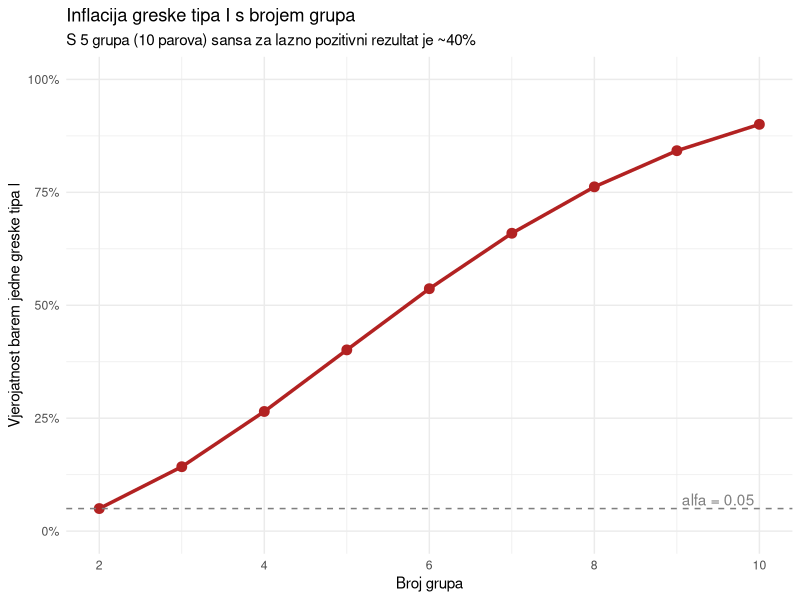
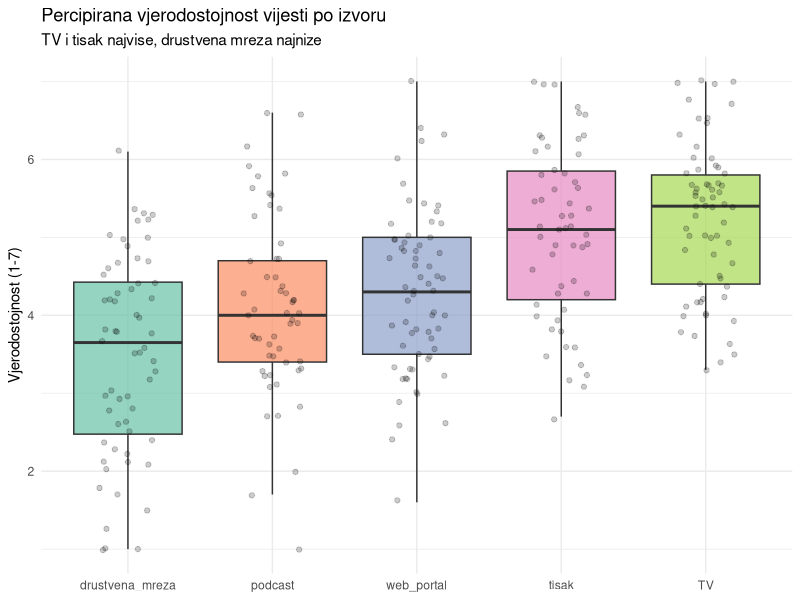
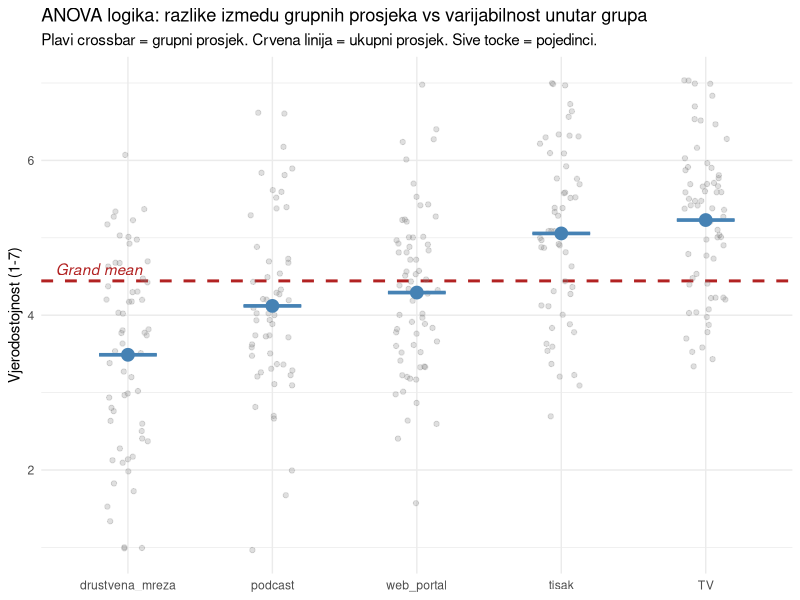
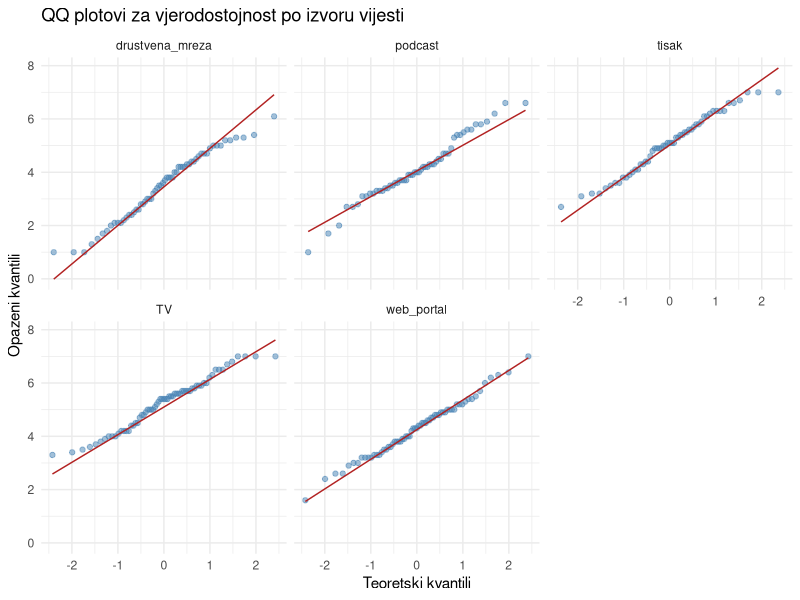
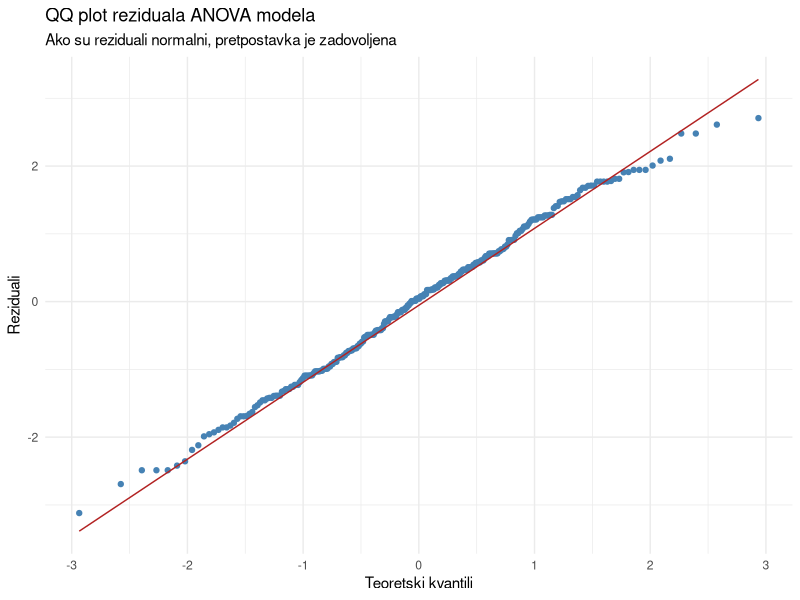
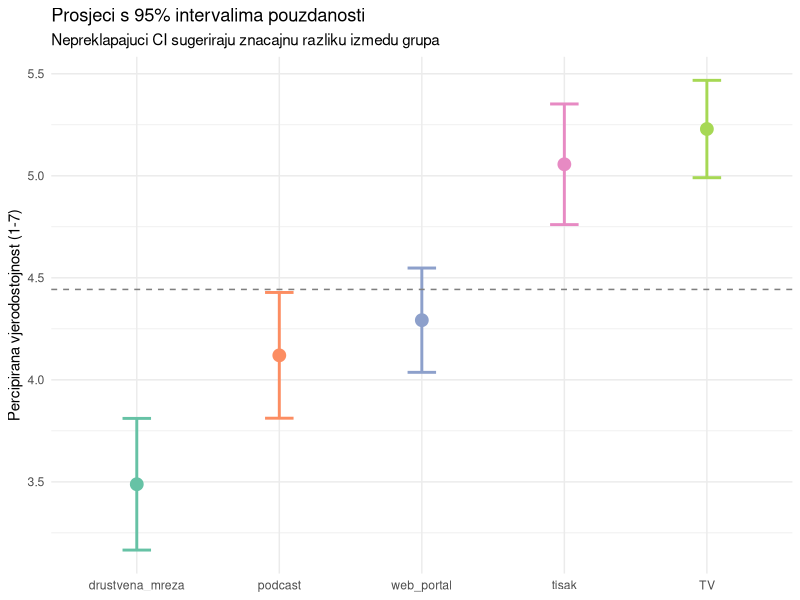
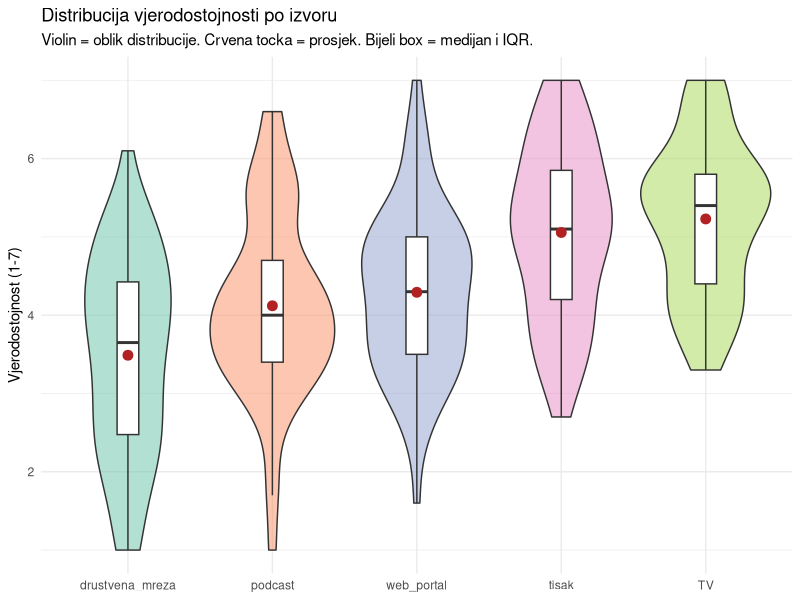
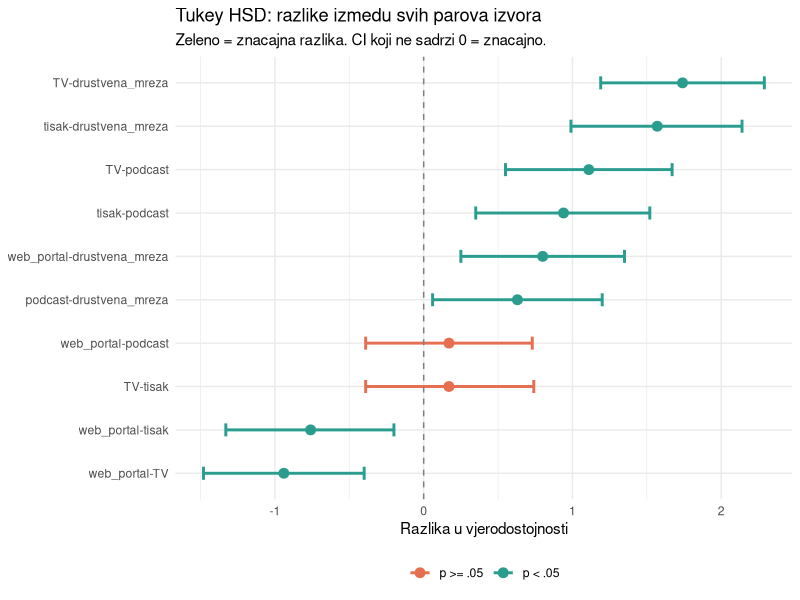

The R source for these figures, in order:
## ---- chunk 1
#| label: setup
#| echo: true
#| message: false
#| warning: false

library(tidyverse)
## ---- chunk 2
#| label: inflacija-alfa
#| echo: true
#| message: false
#| warning: false
#| fig-width: 8
#| fig-height: 5

# Inflacija greske tipa I s brojem testova
n_grupa <- 2:10
n_parova <- choose(n_grupa, 2)
alpha_inflated <- 1 - (1 - 0.05)^n_parova

tibble(grupe = n_grupa, parovi = n_parova, alpha = alpha_inflated) |>
  ggplot(aes(x = grupe, y = alpha)) +
  geom_line(linewidth = 1.2, color = "firebrick") +
  geom_point(size = 3, color = "firebrick") +
  geom_hline(yintercept = 0.05, linetype = "dashed", color = "grey50") +
  annotate("text", x = 9.5, y = 0.07, label = "alfa = 0.05", color = "grey50") +
  scale_y_continuous(labels = scales::label_percent(), limits = c(0, 1)) +
  labs(
    title = "Inflacija greske tipa I s brojem grupa",
    subtitle = "S 5 grupa (10 parova) sansa za lazno pozitivni rezultat je ~40%",
    x = "Broj grupa",
    y = "Vjerojatnost barem jedne greske tipa I"
  ) +
  theme_minimal()
## ---- chunk 3
#| label: ucitavanje
#| echo: true
#| message: false
#| warning: false

cred <- read_csv("../resources/datasets/news_credibility.csv")
glimpse(cred)
## ---- chunk 4
#| label: opisna
#| echo: true
#| message: false
#| warning: false

cred |>
  group_by(news_source) |>
  summarise(
    n = n(),
    M = round(mean(credibility), 2),
    SD = round(sd(credibility), 2),
    Min = min(credibility),
    Max = max(credibility),
    .groups = "drop"
  ) |>
  arrange(desc(M))
## ---- chunk 5
#| label: vizualizacija-osnovna
#| echo: true
#| message: false
#| warning: false
#| fig-width: 9
#| fig-height: 5

cred |>
  mutate(news_source = fct_reorder(news_source, credibility)) |>
  ggplot(aes(x = news_source, y = credibility, fill = news_source)) +
  geom_boxplot(alpha = 0.7, outlier.shape = NA) +
  geom_jitter(width = 0.2, alpha = 0.2, size = 1.5) +
  scale_fill_brewer(palette = "Set2") +
  labs(
    title = "Percipirana vjerodostojnost vijesti po izvoru",
    subtitle = "TV i tisak najvise, drustvena mreza najnize",
    x = NULL,
    y = "Vjerodostojnost (1-7)"
  ) +
  theme_minimal() +
  theme(legend.position = "none")
## ---- chunk 6
#| label: ss-rucno
#| echo: true
#| message: false
#| warning: false

# Rucni izracun dekompozicije varijance
grand_mean <- mean(cred$credibility)

# SS_total: ukupno odstupanje svakog opazanja od grand mean
ss_total <- sum((cred$credibility - grand_mean)^2)

# SS_between: odstupanje grupnih prosjeka od grand mean (ponderano s n)
group_stats <- cred |>
  group_by(news_source) |>
  summarise(n = n(), M = mean(credibility), .groups = "drop")

ss_between <- sum(group_stats$n * (group_stats$M - grand_mean)^2)

# SS_within: odstupanje opazanja od njihovog grupnog prosjeka
ss_within <- cred |>
  left_join(group_stats |> select(news_source, M), by = "news_source") |>
  summarise(ss = sum((credibility - M)^2)) |>
  pull(ss)

cat("SS_total:  ", round(ss_total, 1), "\n")
cat("SS_between:", round(ss_between, 1), "\n")
cat("SS_within: ", round(ss_within, 1), "\n")
cat("Provjera:  ", round(ss_between + ss_within, 1), " (treba biti = SS_total)\n\n")

# Stupnjevi slobode
k <- nrow(group_stats)   # broj grupa
N <- nrow(cred)           # ukupno opazanja
df_between <- k - 1
df_within <- N - k

# Mean Squares
ms_between <- ss_between / df_between
ms_within <- ss_within / df_within

# F statistika
f_stat <- ms_between / ms_within
p_val <- pf(f_stat, df_between, df_within, lower.tail = FALSE)

cat("df_between:", df_between, "\n")
cat("df_within: ", df_within, "\n")
cat("MS_between:", round(ms_between, 2), "\n")
cat("MS_within: ", round(ms_within, 2), "\n")
cat("F =", round(f_stat, 2), "\n")
cat("p =", format(p_val, scientific = TRUE, digits = 3), "\n")
## ---- chunk 7
#| label: ss-vizualizacija
#| echo: true
#| message: false
#| warning: false
#| fig-width: 10
#| fig-height: 5

# Vizualizacija: ukupna vs objašnjena varijanca
cred_plot <- cred |>
  left_join(group_stats |> select(news_source, group_mean = M), by = "news_source") |>
  mutate(news_source = fct_reorder(news_source, group_mean))

cred_plot |>
  ggplot(aes(x = news_source, y = credibility)) +
  geom_hline(yintercept = grand_mean, color = "firebrick", linewidth = 1, linetype = "dashed") +
  geom_jitter(width = 0.15, alpha = 0.25, color = "grey50") +
  stat_summary(fun = mean, geom = "point", size = 4, color = "steelblue") +
  stat_summary(fun = mean, geom = "crossbar", width = 0.4, color = "steelblue", 
               fun.min = mean, fun.max = mean) +
  annotate("text", x = 0.5, y = grand_mean + 0.15, label = "Grand mean", 
           color = "firebrick", hjust = 0, fontface = "italic") +
  labs(
    title = "ANOVA logika: razlike izmedu grupnih prosjeka vs varijabilnost unutar grupa",
    subtitle = "Plavi crossbar = grupni prosjek. Crvena linija = ukupni prosjek. Sive tocke = pojedinci.",
    x = NULL, y = "Vjerodostojnost (1-7)"
  ) +
  theme_minimal()
## ---- chunk 8
#| label: aov
#| echo: true
#| message: false
#| warning: false

# Jednosmjerna ANOVA
model <- aov(credibility ~ news_source, data = cred)
summary(model)
## ---- chunk 9
#| label: normalnost
#| echo: true
#| message: false
#| warning: false
#| fig-width: 9
#| fig-height: 6

# QQ plotovi po grupi
cred |>
  ggplot(aes(sample = credibility)) +
  stat_qq(color = "steelblue", alpha = 0.5) +
  stat_qq_line(color = "firebrick") +
  facet_wrap(~news_source) +
  labs(
    title = "QQ plotovi za vjerodostojnost po izvoru vijesti",
    x = "Teoretski kvantili",
    y = "Opazeni kvantili"
  ) +
  theme_minimal()
## ---- chunk 10
#| label: shapiro-po-grupi
#| echo: true
#| message: false
#| warning: false

# Shapiro-Wilk po grupi
cred |>
  group_by(news_source) |>
  summarise(
    n = n(),
    shapiro_W = round(shapiro.test(credibility)$statistic, 4),
    shapiro_p = round(shapiro.test(credibility)$p.value, 4),
    normalno = shapiro_p >= 0.05,
    .groups = "drop"
  )
## ---- chunk 11
#| label: normalnost-reziduali
#| echo: true
#| message: false
#| warning: false
#| fig-width: 8
#| fig-height: 5

# Reziduali modela
tibble(reziduali = residuals(model)) |>
  ggplot(aes(sample = reziduali)) +
  stat_qq(color = "steelblue") +
  stat_qq_line(color = "firebrick") +
  labs(
    title = "QQ plot reziduala ANOVA modela",
    subtitle = "Ako su reziduali normalni, pretpostavka je zadovoljena",
    x = "Teoretski kvantili",
    y = "Reziduali"
  ) +
  theme_minimal()
## ---- chunk 12
#| label: levene
#| echo: true
#| message: false
#| warning: false

# Rucna provjera: omjer najvece i najmanje varijance
var_by_group <- cred |>
  group_by(news_source) |>
  summarise(var = var(credibility), sd = round(sd(credibility), 2), .groups = "drop")

var_by_group

cat("\nOmjer max/min varijance:", round(max(var_by_group$var) / min(var_by_group$var), 2), "\n")
cat("Pravilo palca: ako je omjer < 3, homogenost je prihvatljiva.\n")
## ---- chunk 13
#| label: levene-formalni
#| echo: true
#| message: false
#| warning: false

# Levenov test (rucna implementacija bazirana na apsolutnim devijacijama)
cred_levene <- cred |>
  left_join(group_stats |> select(news_source, group_median = M), by = "news_source") |>
  mutate(abs_dev = abs(credibility - group_median))

levene_anova <- aov(abs_dev ~ news_source, data = cred_levene)
levene_p <- summary(levene_anova)[[1]][["Pr(>F)"]][1]

cat("Levenov test (ANOVA na apsolutnim devijacijama):\n")
cat("p =", round(levene_p, 4), "\n")
cat("Homogenost varijance:", if_else(levene_p >= 0.05, "zadovoljena", "narusena"), "\n")
## ---- chunk 14
#| label: welch-anova
#| echo: true
#| message: false
#| warning: false

# Welchova ANOVA (ne pretpostavlja jednake varijance)
oneway.test(credibility ~ news_source, data = cred, var.equal = FALSE)
## ---- chunk 15
#| label: usporedba-anova
#| echo: true
#| message: false
#| warning: false

# Usporedba klasicne i Welchove ANOVA
klasicna <- summary(model)[[1]]
welch <- oneway.test(credibility ~ news_source, data = cred, var.equal = FALSE)

cat("Klasicna ANOVA:  F(", df_between, ",", N - k, ") = ", 
    round(klasicna$`F value`[1], 2), ", p < 0.001\n", sep = "")
cat("Welchova ANOVA:  F(", welch$parameter[1], ",", round(welch$parameter[2], 1), 
    ") = ", round(welch$statistic, 2), ", p < 0.001\n", sep = "")
cat("\nOba pristupa daju isti zakljucak.\n")
## ---- chunk 16
#| label: mean-ci-plot
#| echo: true
#| message: false
#| warning: false
#| fig-width: 9
#| fig-height: 5

# Prosjeci s 95% CI
cred |>
  group_by(news_source) |>
  summarise(
    M = mean(credibility),
    SE = sd(credibility) / sqrt(n()),
    CI_lo = M - 1.96 * SE,
    CI_hi = M + 1.96 * SE,
    .groups = "drop"
  ) |>
  mutate(news_source = fct_reorder(news_source, M)) |>
  ggplot(aes(x = news_source, y = M, color = news_source)) +
  geom_point(size = 4) +
  geom_errorbar(aes(ymin = CI_lo, ymax = CI_hi), width = 0.2, linewidth = 1) +
  geom_hline(yintercept = grand_mean, linetype = "dashed", color = "grey50") +
  scale_color_brewer(palette = "Set2") +
  labs(
    title = "Prosjeci s 95% intervalima pouzdanosti",
    subtitle = "Nepreklapajuci CI sugeriraju znacajnu razliku izmedu grupa",
    x = NULL,
    y = "Percipirana vjerodostojnost (1-7)"
  ) +
  theme_minimal() +
  theme(legend.position = "none")
## ---- chunk 17
#| label: violin-plot
#| echo: true
#| message: false
#| warning: false
#| fig-width: 9
#| fig-height: 5

# Violin plot s prosjekom
cred |>
  mutate(news_source = fct_reorder(news_source, credibility)) |>
  ggplot(aes(x = news_source, y = credibility, fill = news_source)) +
  geom_violin(alpha = 0.5) +
  geom_boxplot(width = 0.15, fill = "white", outlier.shape = NA) +
  stat_summary(fun = mean, geom = "point", size = 3, color = "firebrick") +
  scale_fill_brewer(palette = "Set2") +
  labs(
    title = "Distribucija vjerodostojnosti po izvoru",
    subtitle = "Violin = oblik distribucije. Crvena tocka = prosjek. Bijeli box = medijan i IQR.",
    x = NULL,
    y = "Vjerodostojnost (1-7)"
  ) +
  theme_minimal() +
  theme(legend.position = "none")
## ---- chunk 18
#| label: tukey
#| echo: true
#| message: false
#| warning: false

cred <- read_csv("../resources/datasets/news_credibility.csv")
model <- aov(credibility ~ news_source, data = cred)

# Tukey HSD
tukey_rez <- TukeyHSD(model)
tukey_rez
## ---- chunk 19
#| label: tukey-tablica
#| echo: true
#| message: false
#| warning: false

# Preglednija tablica
tukey_df <- as_tibble(tukey_rez$news_source, rownames = "par") |>
  mutate(
    razlika = round(diff, 2),
    CI_lo = round(lwr, 2),
    CI_hi = round(upr, 2),
    p = round(`p adj`, 4),
    znacajno = p < 0.05
  ) |>
  select(par, razlika, CI_lo, CI_hi, p, znacajno) |>
  arrange(p)

tukey_df
## ---- chunk 20
#| label: tukey-vizualizacija
#| echo: true
#| message: false
#| warning: false
#| fig-width: 10
#| fig-height: 6

# Vizualizacija Tukey rezultata
tukey_df |>
  mutate(par = fct_reorder(par, razlika)) |>
  ggplot(aes(y = par)) +
  geom_errorbarh(aes(xmin = CI_lo, xmax = CI_hi, color = znacajno), 
                 height = 0.3, linewidth = 1) +
  geom_point(aes(x = razlika, color = znacajno), size = 3) +
  geom_vline(xintercept = 0, linetype = "dashed", color = "grey50") +
  scale_color_manual(values = c("TRUE" = "#2a9d8f", "FALSE" = "#e76f51"),
                     labels = c("TRUE" = "p < .05", "FALSE" = "p >= .05")) +
  labs(
    title = "Tukey HSD: razlike izmedu svih parova izvora",
    subtitle = "Zeleno = znacajna razlika. CI koji ne sadrzi 0 = znacajno.",
    x = "Razlika u vjerodostojnosti",
    y = NULL,
    color = NULL
  ) +
  theme_minimal() +
  theme(legend.position = "bottom")
## ---- chunk 21
#| label: cld-rucno
#| echo: true
#| message: false
#| warning: false

# Rucna interpretacija Tukey rezultata u grupe
# Grupe koje se NE razlikuju znacajno dijele isto slovo
group_stats <- cred |>
  group_by(news_source) |>
  summarise(M = round(mean(credibility), 2), .groups = "drop") |>
  arrange(desc(M))

cat("Grupiranje izvora (isti skup slova = nema znacajne razlike):\n\n")

# Na temelju Tukey rezultata:
znacajni_parovi <- tukey_df |> filter(znacajno) |> pull(par)
cat("Znacajno razliciti parovi:\n")
for (p in znacajni_parovi) cat("  ", p, "\n")
## ---- chunk 22
#| label: eta-kvadrat
#| echo: true
#| message: false
#| warning: false

# Iz ANOVA tablice
anova_table <- summary(model)[[1]]
ss_between <- anova_table$`Sum Sq`[1]
ss_within <- anova_table$`Sum Sq`[2]
ss_total <- ss_between + ss_within

eta2 <- ss_between / ss_total

cat("SS_between:", round(ss_between, 1), "\n")
cat("SS_total:  ", round(ss_total, 1), "\n")
cat("Eta-kvadrat:", round(eta2, 3), "\n")
cat("Interpretacija:", round(eta2 * 100, 1), "% varijabilnosti u vjerodostojnosti\n")
cat("je objasnjeno izvorom vijesti.\n")
## ---- chunk 23
#| label: eta-smjernice
#| echo: true
#| message: false
#| warning: false

tribble(
  ~eta2, ~interpretacija,
  "0.01", "Mali ucinak",
  "0.06", "Srednji ucinak",
  "0.14", "Veliki ucinak"
)
## ---- chunk 24
#| label: omega-kvadrat
#| echo: true
#| message: false
#| warning: false

ms_within <- anova_table$`Mean Sq`[2]
k <- length(unique(cred$news_source))

omega2 <- (ss_between - (k - 1) * ms_within) / (ss_total + ms_within)

cat("Eta-kvadrat:  ", round(eta2, 3), "\n")
cat("Omega-kvadrat:", round(omega2, 3), "\n")
cat("Razlika je mala za velike uzorke, ali omega2 je tocnija procjena.\n")
## ---- chunk 25
#| label: kontrasti
#| echo: true
#| message: false
#| warning: false

# Planirana usporedba 1: tradicionalni (TV + tisak) vs digitalni (portal + mreza + podcast)
cred <- cred |>
  mutate(tip_medija = if_else(
    news_source %in% c("TV", "tisak"), "tradicionalni", "digitalni"
  ))

t.test(credibility ~ tip_medija, data = cred)
## ---- chunk 26
#| label: kontrast-d
#| echo: true
#| message: false
#| warning: false

# Cohenov d za ovu usporedbu
trad <- cred |> filter(tip_medija == "tradicionalni") |> pull(credibility)
dig <- cred |> filter(tip_medija == "digitalni") |> pull(credibility)
s_p <- sqrt(((length(trad)-1)*sd(trad)^2 + (length(dig)-1)*sd(dig)^2) / (length(trad)+length(dig)-2))
d_td <- (mean(trad) - mean(dig)) / s_p

cat("Tradicionalni M:", round(mean(trad), 2), "\n")
cat("Digitalni M:", round(mean(dig), 2), "\n")
cat("Cohenov d:", round(d_td, 2), "(veliki ucinak)\n")
## ---- chunk 27
#| label: kruskal
#| echo: true
#| message: false
#| warning: false

# Kruskal-Wallis test
kw_test <- kruskal.test(credibility ~ news_source, data = cred)
kw_test
## ---- chunk 28
#| label: kruskal-usporedba
#| echo: true
#| message: false
#| warning: false

# Usporedba ANOVA i Kruskal-Wallis
cat("Klasicna ANOVA:    F = ", round(summary(model)[[1]]$`F value`[1], 2), 
    ", p < 0.001\n", sep = "")
cat("Kruskal-Wallis:    H = ", round(kw_test$statistic, 2), 
    ", p < 0.001\n", sep = "")
cat("\nOba testa daju isti zakljucak.\n")
## ---- chunk 29
#| label: dunn
#| echo: true
#| message: false
#| warning: false

# Pairwise Wilcoxon s Bonferroni korekcijom (ugraden u R)
pw_wilcox <- pairwise.wilcox.test(cred$credibility, cred$news_source, 
                                   p.adjust.method = "BH")
pw_wilcox
## ---- chunk 30
#| label: analiza-opisna
#| echo: true
#| message: false
#| warning: false

# Kompletna opisna statistika
cred |>
  group_by(news_source) |>
  summarise(
    n = n(),
    M = round(mean(credibility), 2),
    SD = round(sd(credibility), 2),
    Median = median(credibility),
    SE = round(sd(credibility) / sqrt(n()), 2),
    .groups = "drop"
  ) |>
  arrange(desc(M))
## ---- chunk 31
#| label: analiza-moderacija
#| echo: true
#| message: false
#| warning: false
#| fig-width: 10
#| fig-height: 6

# Moderacija: medijska pismenost
cred |>
  mutate(
    news_source = fct_reorder(news_source, credibility),
    media_literacy = factor(media_literacy, levels = c("niska", "srednja", "visoka"))
  ) |>
  group_by(news_source, media_literacy) |>
  summarise(M = mean(credibility), SE = sd(credibility)/sqrt(n()), .groups = "drop") |>
  ggplot(aes(x = news_source, y = M, color = media_literacy, group = media_literacy)) +
  geom_line(linewidth = 1) +
  geom_point(size = 3) +
  geom_errorbar(aes(ymin = M - 1.96 * SE, ymax = M + 1.96 * SE), width = 0.15) +
  scale_color_manual(values = c("niska" = "#e76f51", "srednja" = "#e9c46a", "visoka" = "#2a9d8f")) +
  labs(
    title = "Vjerodostojnost po izvoru i razini medijske pismenosti",
    subtitle = "Medijski pismeniji ispitanici manje vjeruju drustvenim mrezama",
    x = NULL,
    y = "Percipirana vjerodostojnost (1-7)",
    color = "Medijska pismenost"
  ) +
  theme_minimal() +
  theme(legend.position = "bottom")
## ---- chunk 32
#| label: analiza-dob
#| echo: true
#| message: false
#| warning: false
#| fig-width: 9
#| fig-height: 5

# ANOVA unutar svake dobne skupine
cred |>
  group_by(age_group) |>
  summarise(
    F_val = round(summary(aov(credibility ~ news_source))[[1]]$`F value`[1], 2),
    p = summary(aov(credibility ~ news_source))[[1]]$`Pr(>F)`[1],
    eta2 = {
      a <- summary(aov(credibility ~ news_source))[[1]]
      round(a$`Sum Sq`[1] / sum(a$`Sum Sq`), 3)
    },
    .groups = "drop"
  ) |>
  mutate(p = format(p, scientific = TRUE, digits = 2))
## ---- chunk 33
#| label: izvjestaj-apa
#| echo: true
#| message: false
#| warning: false

cat("================================================================\n")
cat("   APA IZVJESTAJ: PERCIPIRANA VJERODOSTOJNOST PO IZVORU\n")
cat("================================================================\n\n")

cat("Jednosmjerna ANOVA pokazala je statisticki znacajnu razliku u\n")
cat("percipiranoj vjerodostojnosti vijesti ovisno o izvoru,\n")
cat("F(", k-1, ", ", nrow(cred)-k, ") = ", 
    round(summary(model)[[1]]$`F value`[1], 2), 
    ", p < .001, eta2 = ", round(eta2, 2), ".\n\n", sep = "")

cat("Tukey HSD post-hoc testovi pokazali su da:\n")
znac <- tukey_df |> filter(znacajno)
for (i in 1:nrow(znac)) {
  r <- znac[i, ]
  cat("  ", r$par, ": razlika = ", r$razlika, 
      ", 95% CI [", r$CI_lo, ", ", r$CI_hi, "], p = ", 
      if_else(r$p < 0.001, "< .001", as.character(round(r$p, 3))), "\n", sep = "")
}

cat("\nTV (M = ", round(mean(cred$credibility[cred$news_source == "TV"]), 2), 
    ") i tisak (M = ", round(mean(cred$credibility[cred$news_source == "tisak"]), 2),
    ") imaju\nnajvisu vjerodostojnost. Drustvena mreza (M = ", 
    round(mean(cred$credibility[cred$news_source == "drustvena_mreza"]), 2),
    ") ima najnizu.\n", sep = "")
cat("Medijska pismenost moderira efekt: visoko pismeni\n")
cat("ispitanici manje vjeruju vijestima s drustvenih mreza.\n")
## ---- chunk 34
#| label: dijagram-odabir
#| echo: true
#| message: false
#| warning: false

tribble(
  ~situacija, ~test,
  "Dvije nezavisne grupe", "Nezavisni t-test (tjedan 12)",
  "Dvije uparene grupe", "Upareni t-test (tjedan 12)",
  "Tri+ nezavisne grupe, normalni podaci", "Jednosmjerna ANOVA + Tukey HSD",
  "Tri+ nezavisne grupe, nejednake varijance", "Welchova ANOVA + Games-Howell",
  "Tri+ nezavisne grupe, nenormalni/ordinalni", "Kruskal-Wallis + Dunn",
  "Tri+ uparene grupe", "Repeated measures ANOVA (napredno)",
  "Dva faktora istovremeno", "Dvosmjerna ANOVA (napredno)",
  "Kategoricka x kategoricka varijabla", "Hi-kvadrat test (tjedan 11)"
)
